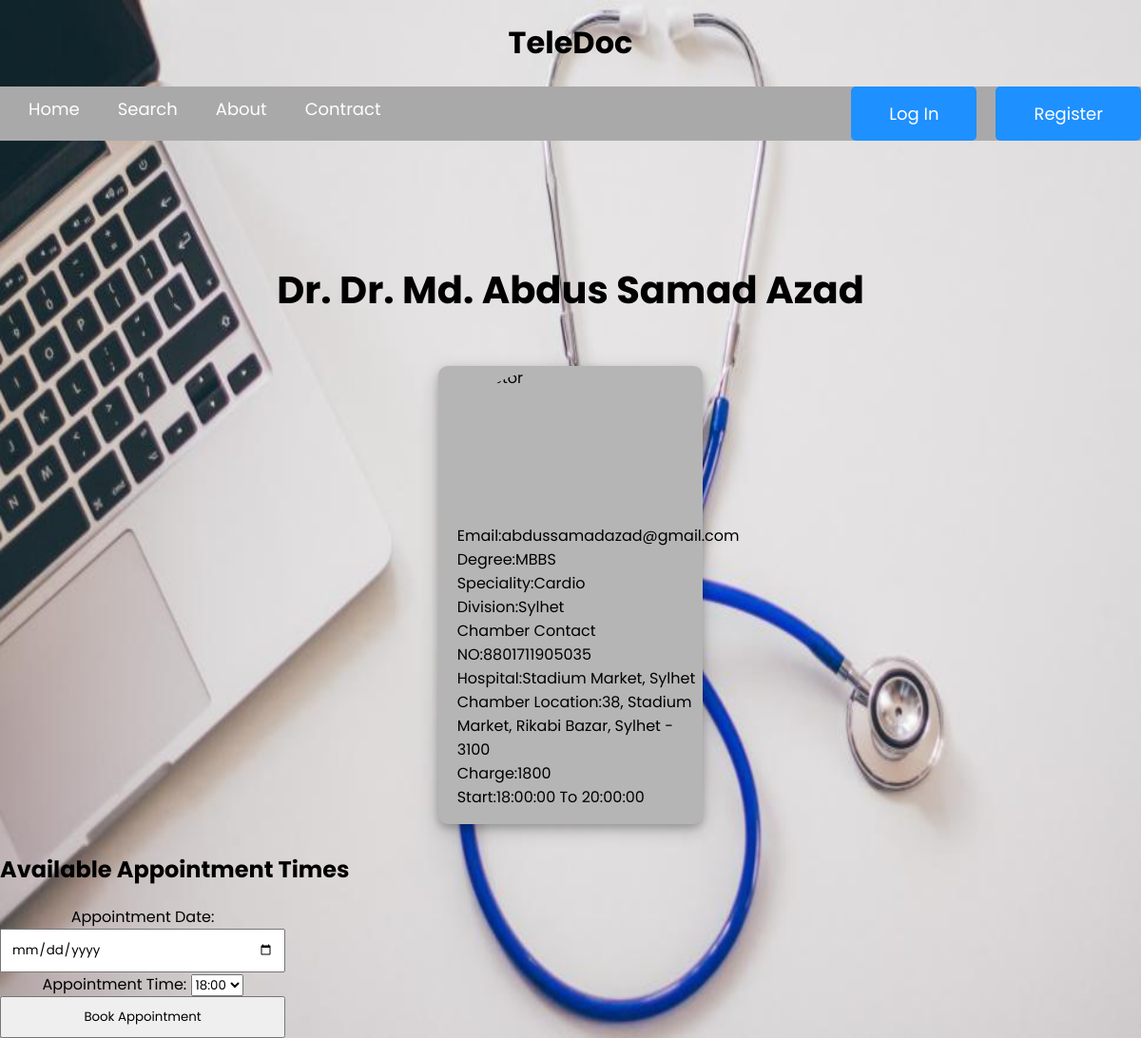
The page /appointment.php?IndexNumber=4 on the database as committed earlier.
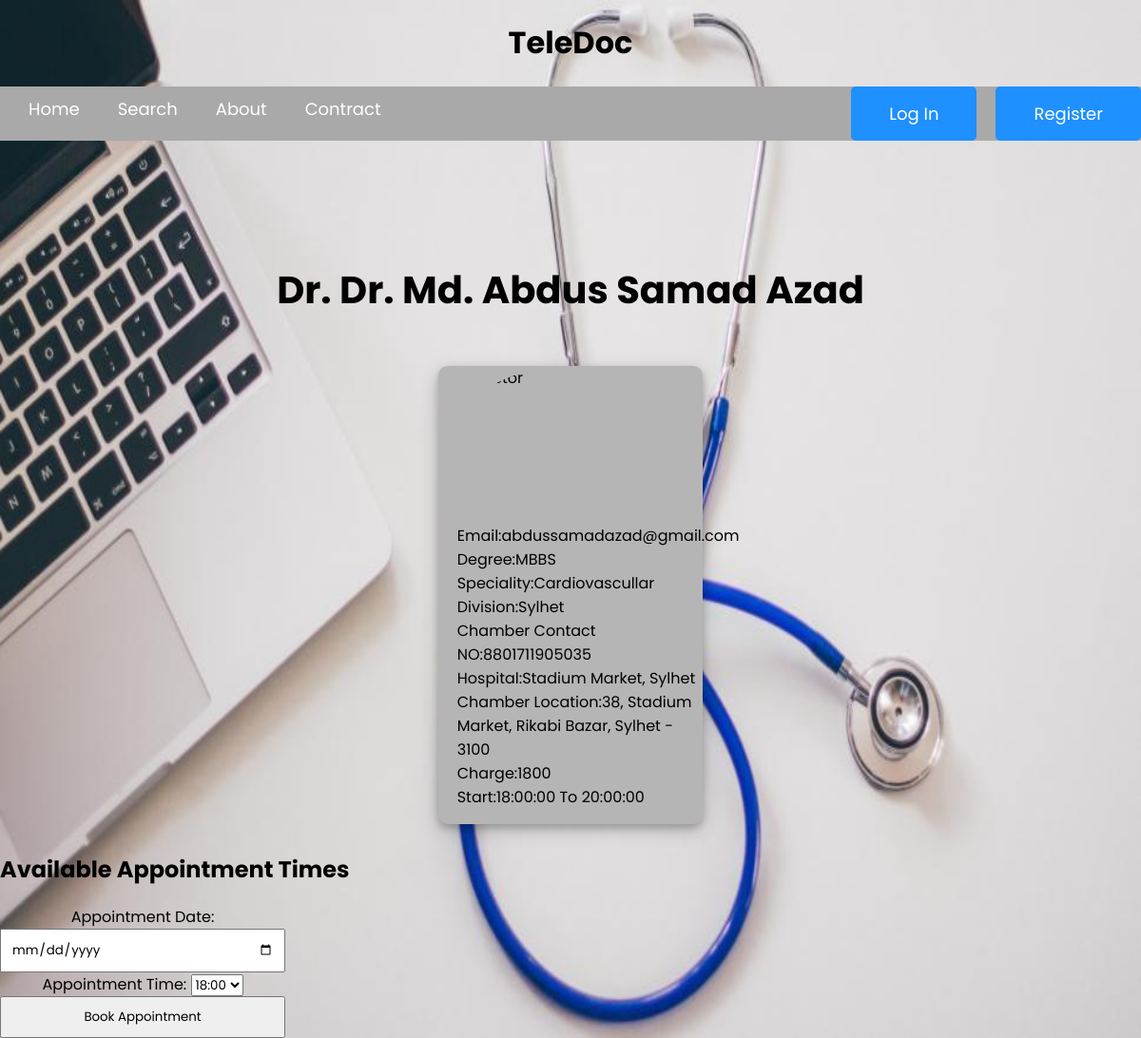
The same page on the database as committed later.
### tables this page shows
CREATE TABLE `doctor` (
  `IndexNumber` int(11) NOT NULL,
  `Name` varchar(255) DEFAULT NULL,
  `Email` varchar(255) DEFAULT NULL,
  `Password` varchar(255) DEFAULT NULL,
  `Degree` varchar(50) DEFAULT NULL,
  `Speciality` varchar(100) DEFAULT NULL,
  `Division` varchar(50) DEFAULT NULL,
  `ChamberNumber` varchar(20) DEFAULT NULL,
  `Hospital` varchar(255) DEFAULT NULL,
  `ChamberLocation` varchar(255) DEFAULT NULL,
  `TimeStart` time DEFAULT NULL,
  `TimeEnd` time DEFAULT NULL,
  `VisitCharge` int(11) DEFAULT NULL
);

### appointment.php (the view, shortened to what this page needs)
<?php
$doctorId = $_GET['IndexNumber'];
try {
    $conn = Teledoc::connect();
    $query = "SELECT * FROM doctor WHERE IndexNumber = :doctorId";
    $stmt = $conn->prepare($query);
    $stmt->bindParam(':doctorId', $doctorId);
    $stmt->execute();
    $doctor = $stmt->fetch(PDO::FETCH_ASSOC);
} catch(PDOException $e) {
    echo 'Error: ' . $e->getMessage();
}
?>
<!DOCTYPE html>
<html lang="en">
<head>
    <link rel="stylesheet" href="design.css">
</head>
<body>
    <div id="background-slideshow">
    </div>
    <h1>TeleDoc</h1>
    <nav>
        <ul>
            <li><a href="index.php">Home</a></li>
            <li><a href="search.php">Search</a></li>
            <li><a href="#">About</a></li>
            <li><a href="#">Contract</a></li>
            <?php if(isset($_SESSION['username'])): ?>
                <li><a href="logout.php" class="large-button">Logout (<?php echo $_SESSION['username']; ?>)</a></li>
            <?php else: ?>
                <li><a href="register.php" class="large-button">Register</a></li>
                <li><a href="login.php" class="large-button">Log In</a></li>
            <?php endif; ?>
        </ul>
    </nav>
    <div class="container">
        <h1>Dr. <?php echo $doctor['Name']; ?></h1>
        <div class="wrapper">
            <div class="card">
                <div class="profile-img">
                    <img src="https://static.vecteezy.com/system/resources/thumbnails/024/959/162/small_2x/hand-drawn-vintage-doctor-logo-in-flat-style-png.png" alt="Doctor">
                </div>
                <div class="content">
                    <ul type="None">
                        <li>Email:<?php echo $doctor['Email']; ?></li>
                        <li>Degree:<?php echo $doctor['Degree']; ?></li>
                        <li>Speciality:<?php echo $doctor['Speciality']; ?></li>
                        <li>Division:<?php echo $doctor['Division']; ?></li>
                        <li>Chamber Contact NO:<?php echo $doctor['ChamberNumber']; ?></li>
                        <li>Hospital:<?php echo $doctor['Hospital']; ?></li>
                        <li>Chamber Location:<?php echo $doctor['ChamberLocation']; ?></li>
                        <li>Charge:<?php echo $doctor['VisitCharge']; ?></li>
                        <li>Start:<?php echo $doctor['TimeStart'] . ' To ' . $doctor['TimeEnd']; ?></li>
                    </ul>
                </div>
            </div>
        </div>
    </div>
    <h2>Available Appointment Times</h2>
    <form action="appointment.php" method="post">
        <label>Appointment Date:</label>
        <input type="date" name="appointmentDate">
        <label>Appointment Time:</label>
        <select name="appointmentTime">
            <?php
            try {
                $query = "SELECT TimeStart, TimeEnd FROM doctor WHERE IndexNumber = :doctorId";
                $stmt = $conn->prepare($query);
                $stmt->bindParam(':doctorId', $doctorId);
                $stmt->execute();
                $row = $stmt->fetch(PDO::FETCH_ASSOC);
                $startTime = strtotime($row['TimeStart']);
                $endTime = strtotime($row['TimeEnd']);
                while ($startTime < $endTime) {
                    echo '<option>' . date('H:i', $startTime) . '</option>';
                    $startTime += 600;
                }
            } catch(PDOException $e) {
                echo 'Error: ' . $e->getMessage();
            }
            ?>
        </select>
        <input type="submit" value="Book Appointment">
    </form>
</body>
</html>

Rows that differ between the two databases and show on the page:
changed doctor "Dr. Md. Abdus Samad Azad": Speciality "Cardio" → "Cardiovascullar"
